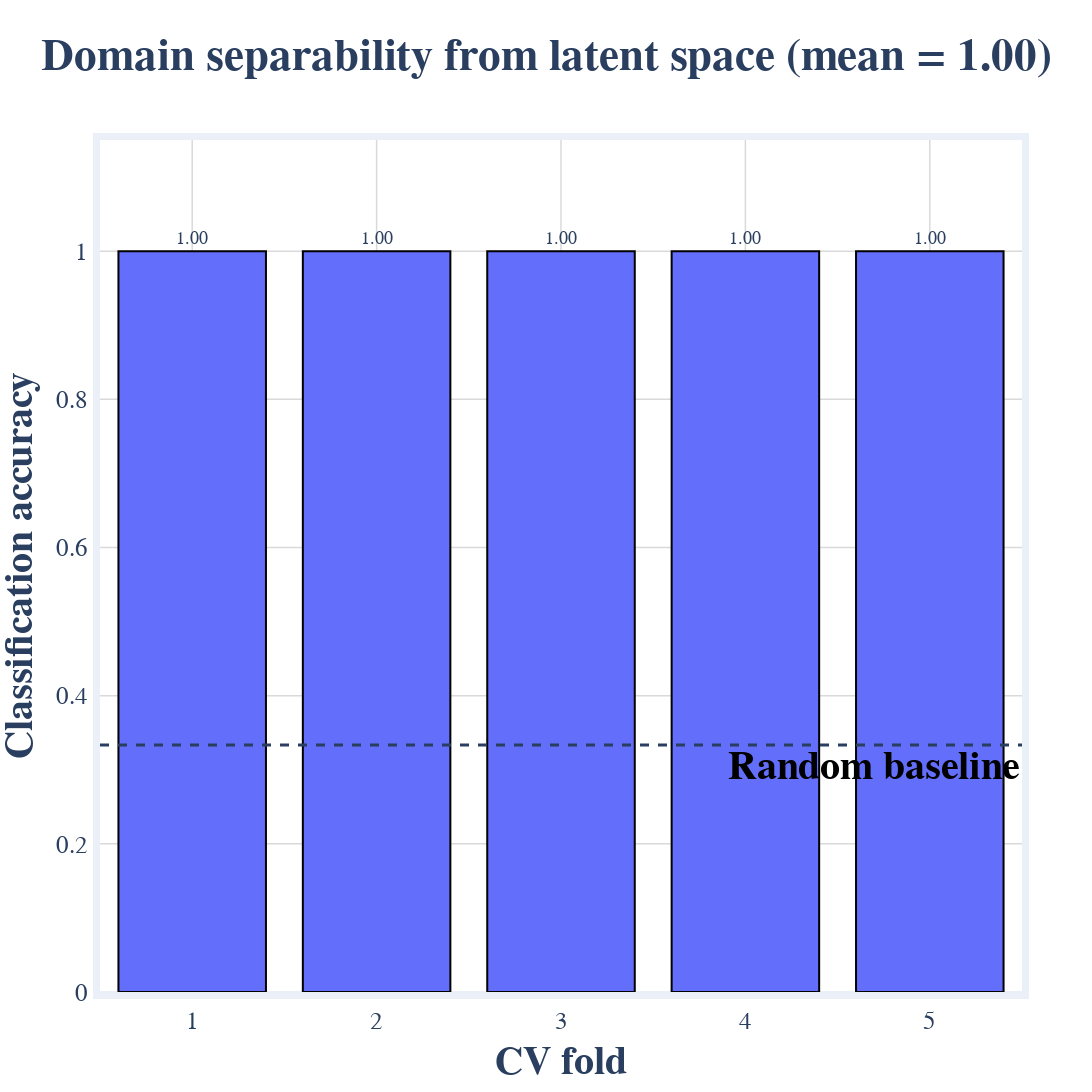
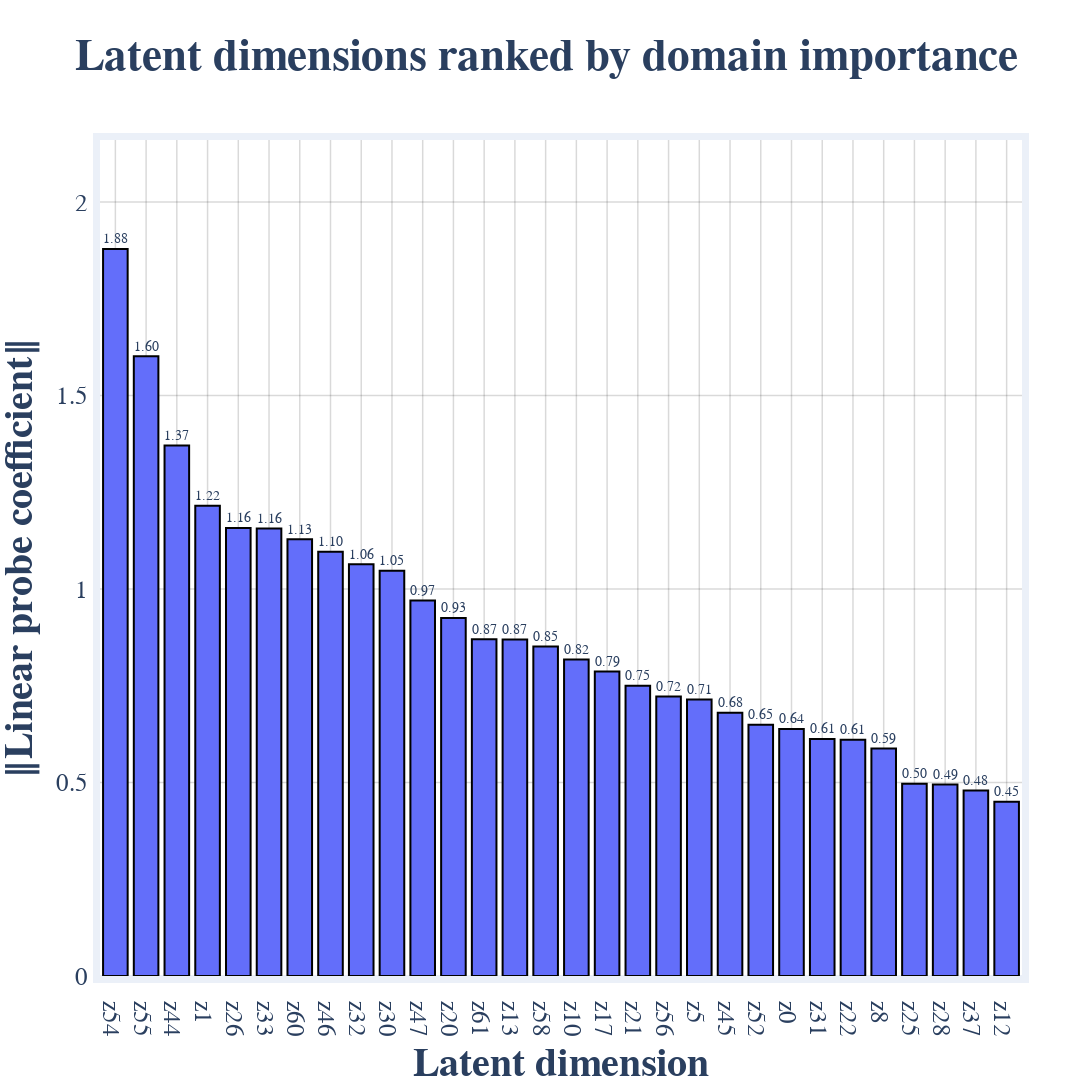
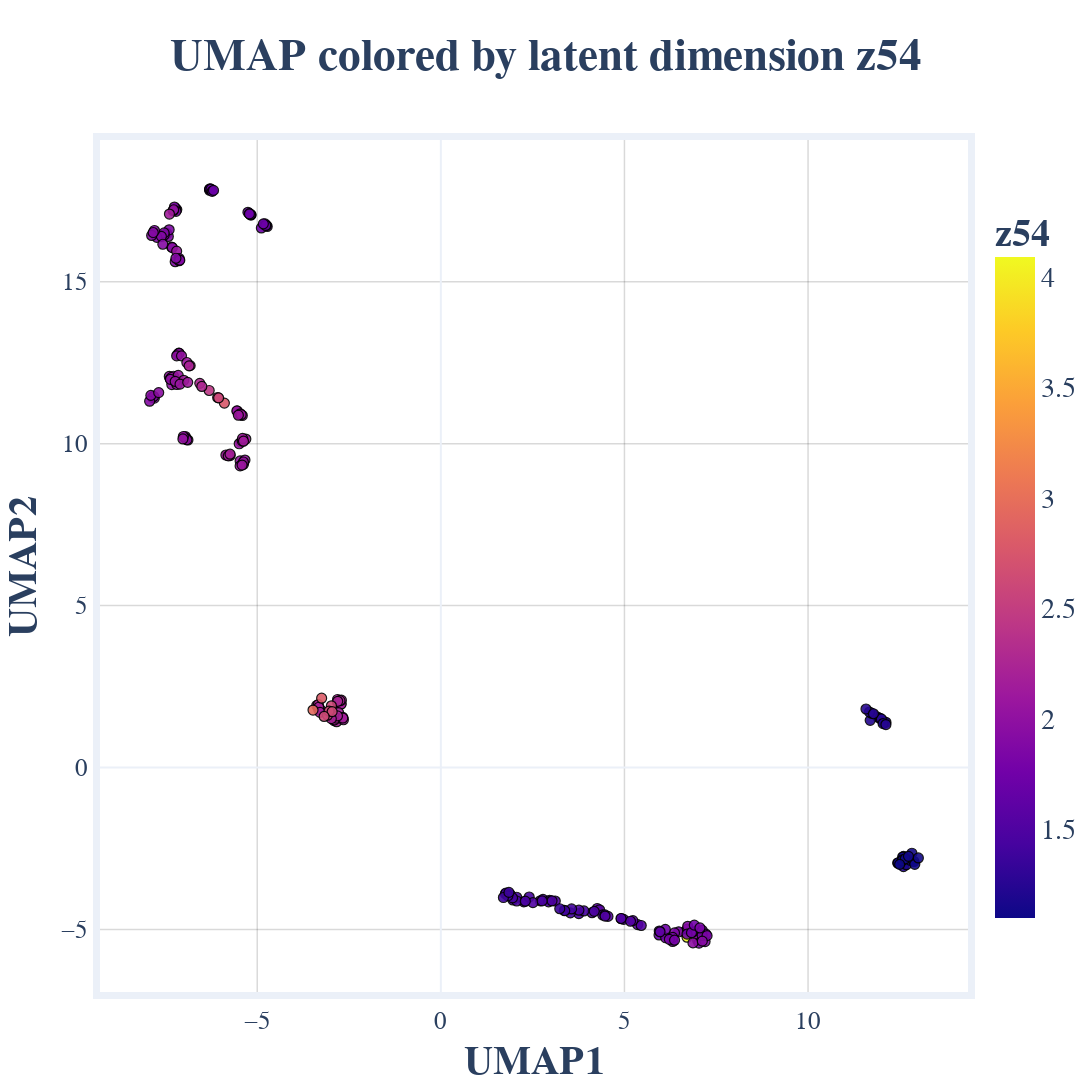
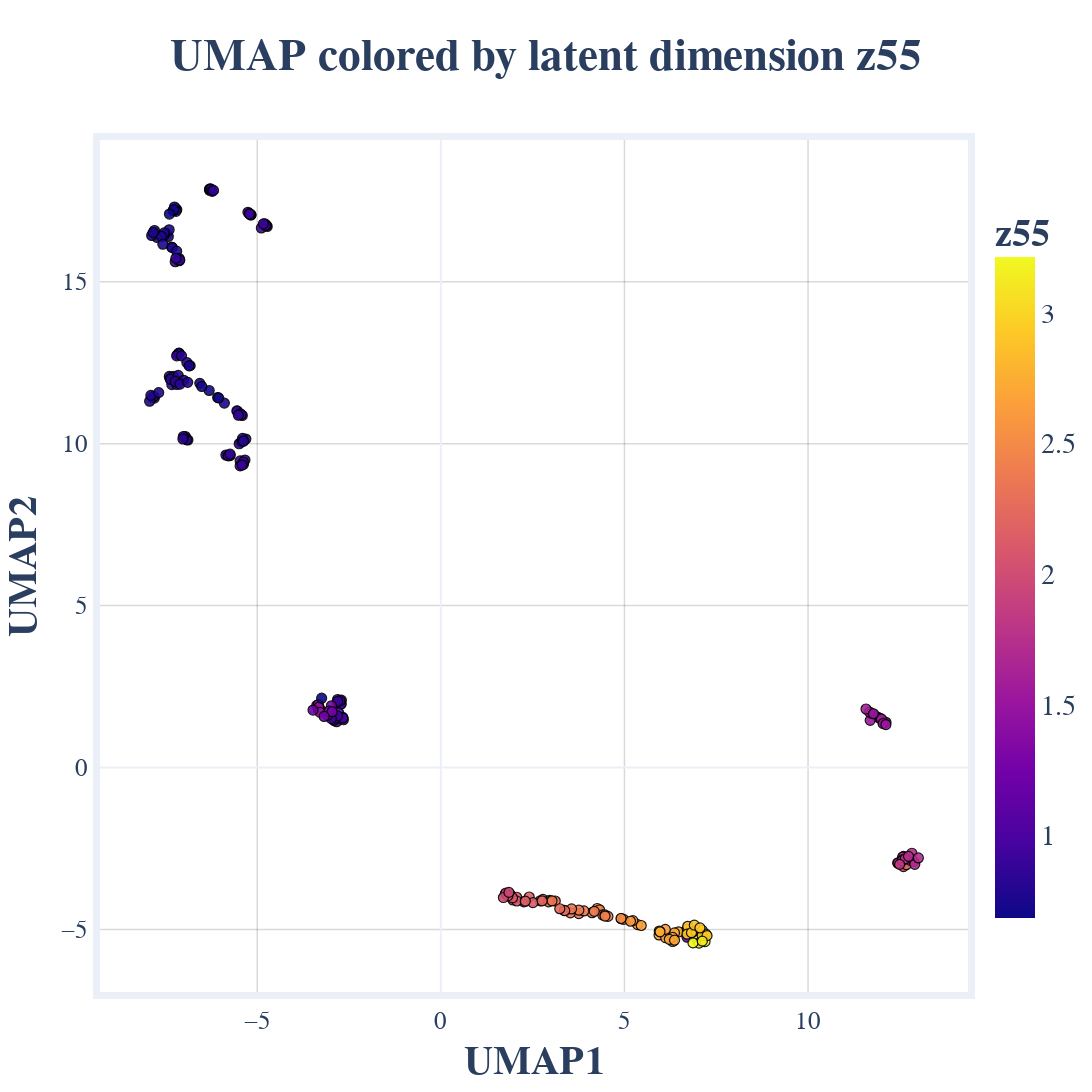

The code cell stored with these charts, in order, in its notebook:
### Code cell
# =============================================================================
# Domain Separability + Latent Dimension Importance
# =============================================================================

from __future__ import annotations

import os
import re
import warnings
import importlib.util
from pathlib import Path

import numpy as np
import pandas as pd
import plotly.express as px
import plotly.graph_objects as go
import plotly.io as pio

from sklearn.model_selection import StratifiedKFold
from sklearn.linear_model import LogisticRegression
from sklearn.preprocessing import LabelEncoder

warnings.filterwarnings("ignore")


# =========================================================
# RENDERER
# =========================================================
if os.environ.get("VSCODE_PID"):
    pio.renderers.default = "vscode"
else:
    # prefer notebook if available, otherwise browser
    pio.renderers.default = "notebook_connected" if "ipykernel" in globals() else "browser"

pio.templates.default = "plotly_white"


# =========================================================
# EXPORT DEPENDENCY CHECK
# =========================================================
if importlib.util.find_spec("kaleido") is None:
    raise RuntimeError("❌ Missing dependency: kaleido. Install with: pip install kaleido")


# =========================================================
# PATHS
# =========================================================
PAPER_OUT = Path("models_disentangled/diagnostics/paperA_latent_transfer")

LATENT_Z = PAPER_OUT / "latents_z.npy"
DF_ALL = PAPER_OUT / "unified_dataframe.csv"
UMAP_COORDS = PAPER_OUT / "umap_2d_coords.csv"

for p in (LATENT_Z, DF_ALL, UMAP_COORDS):
    if not p.exists():
        raise FileNotFoundError(f"❌ Missing required file: {p.resolve()}")


# =========================================================
# LOAD DATA
# =========================================================
z = np.load(LATENT_Z)
df_all = pd.read_csv(DF_ALL)
umap_df = pd.read_csv(UMAP_COORDS)

if len(z) != len(df_all) or len(df_all) != len(umap_df):
    raise ValueError(
        f"❌ Length mismatch: latents={len(z)}, df_all={len(df_all)}, umap_df={len(umap_df)}"
    )


# =========================================================
# STYLE CONSTANTS
# =========================================================
FONT_FAMILY_BOLD = "Arial Black"
FONT_FAMILY_BODY = "Arial"

TITLE_SIZE = 45
AXIS_TITLE_SIZE = 40
TICK_SIZE = 25

LEGEND_SIZE = 40
LEGEND_TITLE_SIZE = 45

AXIS_LINE_WIDTH = 7
MARKER_SIZE = 10
MARKER_LINE_WIDTH = 1.5
LINE_WIDTH = 7

BAR_EDGE_WIDTH = 2
GRID_WIDTH = 1.5

COLORBAR_TITLE_SIZE = 38
COLORBAR_TICK_SIZE = 28
COLORBAR_THICKNESS = 40


# =========================================================
# EXPORT SETTINGS
# =========================================================
PRINT_INCHES_W = 10.0
TARGET_DPI = 180

EXPORT_WIDTH_PX = int(TARGET_DPI * PRINT_INCHES_W)
EXPORT_HEIGHT_PX = int(EXPORT_WIDTH_PX * 0.75)
EXPORT_SCALE = 1


# =========================================================
# HELPERS
# =========================================================
def sanitize(s: str) -> str:
    return re.sub(r"[^A-Za-z0-9]+", "_", str(s)).strip("_")


def _bold(s: str) -> str:
    return f"<b>{s}</b>"


def safe_unlink(path: Path) -> None:
    """Delete a file if it exists; raise a clear error if it cannot be overwritten."""
    if path.exists():
        try:
            path.unlink()
        except PermissionError as e:
            raise RuntimeError(f"❌ Cannot overwrite file (is it open?): {path}") from e


def export_plotly(fig: go.Figure, outdir: Path, stem: str, show: bool = True):
    outdir.mkdir(parents=True, exist_ok=True)
    png = outdir / f"{sanitize(stem)}.png"
    html = outdir / f"{sanitize(stem)}.html"

    safe_unlink(png)
    safe_unlink(html)

    fig.update_layout(
        width=EXPORT_WIDTH_PX,
        height=EXPORT_HEIGHT_PX,
        xaxis=dict(automargin=True),
        yaxis=dict(automargin=True),
    )

    if show:
        fig.show()

    fig.write_html(str(html))
    fig.write_image(str(png), scale=EXPORT_SCALE)
    print("💾 Saved:", png.name)


def style_sup_2d(fig, title, x_title=None, y_title=None):
    fig.update_layout(
        title=dict(
            text=_bold(title),
            x=0.5,
            font=dict(family=FONT_FAMILY_BOLD, size=TITLE_SIZE),
        ),
        font=dict(family=FONT_FAMILY_BODY),
        margin=dict(l=100, r=70, t=140, b=100),
        legend=dict(
            font=dict(family=FONT_FAMILY_BODY, size=LEGEND_SIZE),
            title=dict(font=dict(family=FONT_FAMILY_BOLD, size=LEGEND_TITLE_SIZE)),
            itemsizing="constant",
            borderwidth=1,
        ),
    )

    fig.update_xaxes(
        title=dict(
            text=_bold(x_title) if x_title else None,
            font=dict(family=FONT_FAMILY_BOLD, size=AXIS_TITLE_SIZE),
        ),
        tickfont=dict(family=FONT_FAMILY_BOLD, size=TICK_SIZE),
        showline=True,
        linewidth=AXIS_LINE_WIDTH,
        mirror=True,
        showgrid=True,
        gridwidth=GRID_WIDTH,
        gridcolor="rgba(0,0,0,0.15)",
    )

    fig.update_yaxes(
        title=dict(
            text=_bold(y_title) if y_title else None,
            font=dict(family=FONT_FAMILY_BOLD, size=AXIS_TITLE_SIZE),
        ),
        tickfont=dict(family=FONT_FAMILY_BOLD, size=TICK_SIZE),
        showline=True,
        linewidth=AXIS_LINE_WIDTH,
        mirror=True,
        showgrid=True,
        gridwidth=GRID_WIDTH,
        gridcolor="rgba(0,0,0,0.15)",
    )

    return fig


def apply_colorbar_style(fig: go.Figure, title: str):
    """Uniform bold + large colorbar styling."""
    fig.update_layout(
        coloraxis_colorbar=dict(
            title=dict(
                text=_bold(title),
                font=dict(family=FONT_FAMILY_BOLD, size=COLORBAR_TITLE_SIZE),
            ),
            tickfont=dict(family=FONT_FAMILY_BOLD, size=COLORBAR_TICK_SIZE),
            thickness=COLORBAR_THICKNESS,
            len=0.85,
        )
    )
    return fig


# =========================================================
# A) DOMAIN SEPARABILITY (LINEAR PROBE)
# =========================================================
domains = df_all["domain"].astype(str).values
le = LabelEncoder()
y_dom = le.fit_transform(domains)
domain_names = list(le.classes_)

clf = LogisticRegression(
    penalty="l2",
    solver="lbfgs",
    max_iter=500,
    multi_class="auto",
)

cv = StratifiedKFold(n_splits=5, shuffle=True, random_state=42)
accs = []

for tr, te in cv.split(z, y_dom):
    clf.fit(z[tr], y_dom[tr])
    accs.append(clf.score(z[te], y_dom[te]))

accs = np.asarray(accs)
mean_acc = float(accs.mean())

sep_df = pd.DataFrame({
    "fold": np.arange(1, len(accs) + 1),
    "accuracy": accs
})

fig = px.bar(sep_df, x="fold", y="accuracy")

fig.update_traces(
    marker=dict(line=dict(width=BAR_EDGE_WIDTH, color="black")),
    text=sep_df["accuracy"].map(lambda x: f"{x:.2f}"),
    textposition="outside",
    textfont=dict(family=FONT_FAMILY_BOLD, size=18),
    cliponaxis=False,
)

fig.update_yaxes(range=[0, sep_df["accuracy"].max() * 1.15])

fig.add_hline(
    y=1.0 / len(domain_names),
    line_dash="dash",
    line_width=3,
    annotation_text=_bold("Random baseline"),
    annotation_position="bottom right",
    annotation_font=dict(
        family=FONT_FAMILY_BOLD,
        size=40,
        color="black",
    ),
)

fig = style_sup_2d(
    fig,
    title=f"Domain separability from latent space (mean = {mean_acc:.2f})",
    x_title="CV fold",
    y_title="Classification accuracy",
)

export_plotly(fig, PAPER_OUT, "FigA_S1_domain_separability_accuracy")


# =========================================================
# B) LATENT DIMENSION IMPORTANCE
# =========================================================
clf.fit(z, y_dom)
coef = clf.coef_
latent_importance = np.linalg.norm(coef, axis=0)

imp_df = pd.DataFrame({
    "latent_dim": [f"z{k}" for k in range(len(latent_importance))],
    "importance": latent_importance,
}).sort_values("importance", ascending=False)

imp_df.to_csv(PAPER_OUT / "PaperA_latent_dimension_importance.csv", index=False)

top_imp = imp_df.head(30)

fig = px.bar(top_imp, x="latent_dim", y="importance")

fig.update_traces(
    marker=dict(line=dict(width=BAR_EDGE_WIDTH, color="black")),
    text=top_imp["importance"].map(lambda x: f"{x:.2f}"),
    textposition="outside",
    textfont=dict(family=FONT_FAMILY_BOLD, size=16),
    cliponaxis=False,
)

fig.update_yaxes(range=[0, top_imp["importance"].max() * 1.15])

fig = style_sup_2d(
    fig,
    title="Latent dimensions ranked by domain importance",
    x_title="Latent dimension",
    y_title="‖Linear probe coefficient‖",
)

export_plotly(fig, PAPER_OUT, "FigA_S2_latent_dimension_importance")


# =========================================================
# C) MAP MOST DOMAIN-INFORMATIVE LATENT DIMS ONTO UMAP
# =========================================================
top_dims = top_imp["latent_dim"].iloc[:3]
top_idx = [int(d[1:]) for d in top_dims]

for k in top_idx:
    tmp = umap_df.copy()
    tmp["domain"] = df_all["domain"].astype(str).values
    tmp[f"z{k}"] = z[:, k]

    fig = px.scatter(
        tmp,
        x="UMAP1",
        y="UMAP2",
        color=f"z{k}",
        hover_data=["domain"],
        opacity=0.9,
    )

    fig.update_traces(
        marker=dict(size=MARKER_SIZE, line=dict(width=1.2, color="black"))
    )

    fig = style_sup_2d(
        fig,
        title=f"UMAP colored by latent dimension z{k}",
        x_title="UMAP1",
        y_title="UMAP2",
    )

    fig = apply_colorbar_style(fig, title=f"z{k}")

    export_plotly(fig, PAPER_OUT, f"FigA_S3_umap_colored_by_z{k}")


# =========================================================
# DONE
# =========================================================
print("\n✅ Supplementary analyses complete.")
print("📁 Outputs in:", PAPER_OUT.resolve())
print("🖼️ Export size:", EXPORT_WIDTH_PX, "×", EXPORT_HEIGHT_PX)

### Figure 1 — Plotly figure (JSON) as saved in the notebook; plotly's stock layout.template omitted (floating-point values rounded to 4 significant figures)
{"data": [{"cliponaxis": false, "hovertemplate": "fold=%{x}<br>accuracy=%{y}<extra></extra>", "legendgroup": "", "marker": {"color": "#636efa", "line": {"color": "black", "width": 2}, "pattern": {"shape": ""}}, "name": "", "orientation": "v", "showlegend": false, "text": ["1.00", "1.00", "1.00", "1.00", "1.00"], "textfont": {"family": "Arial Black", "size": 18}, "textposition": "outside", "type": "bar", "x": [1, 2, 3, 4, 5], "xaxis": "x", "y": [1.0, 1.0, 1.0, 1.0, 1.0], "yaxis": "y"}], "layout": {"annotations": [{"font": {"color": "black", "family": "Arial Black", "size": 40}, "showarrow": false, "text": "<b>Random baseline</b>", "x": 1, "xanchor": "right", "xref": "x domain", "y": 0.3333, "yanchor": "top", "yref": "y"}], "barmode": "relative", "font": {"family": "Arial"}, "height": 1350, "legend": {"borderwidth": 1, "font": {"family": "Arial", "size": 40}, "itemsizing": "constant", "title": {"font": {"family": "Arial Black", "size": 45}}, "tracegroupgap": 0}, "margin": {"b": 100, "l": 100, "r": 70, "t": 140}, "shapes": [{"line": {"dash": "dash", "width": 3}, "type": "line", "x0": 0, "x1": 1, "xref": "x domain", "y0": 0.3333, "y1": 0.3333, "yref": "y"}], "title": {"font": {"family": "Arial Black", "size": 45}, "text": "<b>Domain separability from latent space (mean = 1.00)</b>", "x": 0.5}, "width": 1800, "xaxis": {"anchor": "y", "automargin": true, "domain": [0, 1], "gridcolor": "rgba(0,0,0,0.15)", "gridwidth": 1.5, "linewidth": 7, "mirror": true, "showgrid": true, "showline": true, "tickfont": {"family": "Arial Black", "size": 25}, "title": {"font": {"family": "Arial Black", "size": 40}, "text": "<b>CV fold</b>"}}, "yaxis": {"anchor": "x", "automargin": true, "domain": [0, 1], "gridcolor": "rgba(0,0,0,0.15)", "gridwidth": 1.5, "linewidth": 7, "mirror": true, "range": [0, 1.15], "showgrid": true, "showline": true, "tickfont": {"family": "Arial Black", "size": 25}, "title": {"font": {"family": "Arial Black", "size": 40}, "text": "<b>Classification accuracy</b>"}}}}

### Figure 2 — Plotly figure (JSON) as saved in the notebook; plotly's stock layout.template omitted (floating-point values rounded to 4 significant figures)
{"data": [{"cliponaxis": false, "hovertemplate": "latent_dim=%{x}<br>importance=%{y}<extra></extra>", "legendgroup": "", "marker": {"color": "#636efa", "line": {"color": "black", "width": 2}, "pattern": {"shape": ""}}, "name": "", "orientation": "v", "showlegend": false, "text": ["1.88", "1.60", "1.37", "1.22", "1.16", "1.16", "1.13", "1.10", "1.06", "1.05", "0.97", "0.93", "0.87", "0.87", "0.85", "0.82", "0.79", "0.75", "0.72", "0.71", "0.68", "0.65", "0.64", "0.61", "0.61", "0.59", "0.50", "0.49", "0.48", "0.45"], "textfont": {"family": "Arial Black", "size": 16}, "textposition": "outside", "type": "bar", "x": ["z54", "z55", "z44", "z1", "z26", "z33", "z60", "z46", "z32", "z30", "z47", "z20", "z61", "z13", "z58", "z10", "z17", "z21", "z56", "z5", "z45", "z52", "z0", "z31", "z22", "z8", "z25", "z28", "z37", "z12"], "xaxis": "x", "y": [1.879, 1.602, 1.371, 1.215, 1.158, 1.157, 1.129, 1.096, 1.064, 1.047, 0.9707, 0.925, 0.8705, 0.8699, 0.8514, 0.8182, 0.7871, 0.7502, 0.7221, 0.7143, 0.6807, 0.6494, 0.638, 0.6123, 0.6107, 0.5882, 0.4969, 0.4949, 0.4791, 0.4506], "yaxis": "y"}], "layout": {"barmode": "relative", "font": {"family": "Arial"}, "height": 1350, "legend": {"borderwidth": 1, "font": {"family": "Arial", "size": 40}, "itemsizing": "constant", "title": {"font": {"family": "Arial Black", "size": 45}}, "tracegroupgap": 0}, "margin": {"b": 100, "l": 100, "r": 70, "t": 140}, "title": {"font": {"family": "Arial Black", "size": 45}, "text": "<b>Latent dimensions ranked by domain importance</b>", "x": 0.5}, "width": 1800, "xaxis": {"anchor": "y", "automargin": true, "domain": [0, 1], "gridcolor": "rgba(0,0,0,0.15)", "gridwidth": 1.5, "linewidth": 7, "mirror": true, "showgrid": true, "showline": true, "tickfont": {"family": "Arial Black", "size": 25}, "title": {"font": {"family": "Arial Black", "size": 40}, "text": "<b>Latent dimension</b>"}}, "yaxis": {"anchor": "x", "automargin": true, "domain": [0, 1], "gridcolor": "rgba(0,0,0,0.15)", "gridwidth": 1.5, "linewidth": 7, "mirror": true, "range": [0, 2.161], "showgrid": true, "showline": true, "tickfont": {"family": "Arial Black", "size": 25}, "title": {"font": {"family": "Arial Black", "size": 40}, "text": "<b>‖Linear probe coefficient‖</b>"}}}}

### Figure 3 — Plotly figure (JSON) as saved in the notebook; plotly's stock layout.template omitted (floating-point values rounded to 4 significant figures; data arrays with more than 128 entries replaced by an {"elided": "..."} marker saying what was removed)
{"data": [{"customdata": {"elided": "242x1 str values"}, "hovertemplate": "UMAP1=%{x}<br>UMAP2=%{y}<br>domain=%{customdata[0]}<br>z54=%{marker.color}<extra></extra>", "legendgroup": "", "marker": {"color": {"elided": "242 float values"}, "coloraxis": "coloraxis", "line": {"color": "black", "width": 1.2}, "opacity": 0.9, "size": 10, "symbol": "circle"}, "mode": "markers", "name": "", "orientation": "v", "showlegend": false, "type": "scatter", "x": {"elided": "242 float values"}, "xaxis": "x", "y": {"elided": "242 float values"}, "yaxis": "y"}], "layout": {"coloraxis": {"colorbar": {"len": 0.85, "thickness": 40, "tickfont": {"family": "Arial Black", "size": 28}, "title": {"font": {"family": "Arial Black", "size": 38}, "text": "<b>z54</b>"}}, "colorscale": [[0, "#0d0887"], [0.1111, "#46039f"], [0.2222, "#7201a8"], [0.3333, "#9c179e"], [0.4444, "#bd3786"], [0.5556, "#d8576b"], [0.6667, "#ed7953"], [0.7778, "#fb9f3a"], [0.8889, "#fdca26"], [1, "#f0f921"]]}, "font": {"family": "Arial"}, "height": 1350, "legend": {"borderwidth": 1, "font": {"family": "Arial", "size": 40}, "itemsizing": "constant", "title": {"font": {"family": "Arial Black", "size": 45}}, "tracegroupgap": 0}, "margin": {"b": 100, "l": 100, "r": 70, "t": 140}, "title": {"font": {"family": "Arial Black", "size": 45}, "text": "<b>UMAP colored by latent dimension z54</b>", "x": 0.5}, "width": 1800, "xaxis": {"anchor": "y", "automargin": true, "domain": [0, 1], "gridcolor": "rgba(0,0,0,0.15)", "gridwidth": 1.5, "linewidth": 7, "mirror": true, "showgrid": true, "showline": true, "tickfont": {"family": "Arial Black", "size": 25}, "title": {"font": {"family": "Arial Black", "size": 40}, "text": "<b>UMAP1</b>"}}, "yaxis": {"anchor": "x", "automargin": true, "domain": [0, 1], "gridcolor": "rgba(0,0,0,0.15)", "gridwidth": 1.5, "linewidth": 7, "mirror": true, "showgrid": true, "showline": true, "tickfont": {"family": "Arial Black", "size": 25}, "title": {"font": {"family": "Arial Black", "size": 40}, "text": "<b>UMAP2</b>"}}}}

### Figure 4 — Plotly figure (JSON) as saved in the notebook; plotly's stock layout.template omitted (floating-point values rounded to 4 significant figures; data arrays with more than 128 entries replaced by an {"elided": "..."} marker saying what was removed)
{"data": [{"customdata": {"elided": "242x1 str values"}, "hovertemplate": "UMAP1=%{x}<br>UMAP2=%{y}<br>domain=%{customdata[0]}<br>z55=%{marker.color}<extra></extra>", "legendgroup": "", "marker": {"color": {"elided": "242 float values"}, "coloraxis": "coloraxis", "line": {"color": "black", "width": 1.2}, "opacity": 0.9, "size": 10, "symbol": "circle"}, "mode": "markers", "name": "", "orientation": "v", "showlegend": false, "type": "scatter", "x": {"elided": "242 float values"}, "xaxis": "x", "y": {"elided": "242 float values"}, "yaxis": "y"}], "layout": {"coloraxis": {"colorbar": {"len": 0.85, "thickness": 40, "tickfont": {"family": "Arial Black", "size": 28}, "title": {"font": {"family": "Arial Black", "size": 38}, "text": "<b>z55</b>"}}, "colorscale": [[0, "#0d0887"], [0.1111, "#46039f"], [0.2222, "#7201a8"], [0.3333, "#9c179e"], [0.4444, "#bd3786"], [0.5556, "#d8576b"], [0.6667, "#ed7953"], [0.7778, "#fb9f3a"], [0.8889, "#fdca26"], [1, "#f0f921"]]}, "font": {"family": "Arial"}, "height": 1350, "legend": {"borderwidth": 1, "font": {"family": "Arial", "size": 40}, "itemsizing": "constant", "title": {"font": {"family": "Arial Black", "size": 45}}, "tracegroupgap": 0}, "margin": {"b": 100, "l": 100, "r": 70, "t": 140}, "title": {"font": {"family": "Arial Black", "size": 45}, "text": "<b>UMAP colored by latent dimension z55</b>", "x": 0.5}, "width": 1800, "xaxis": {"anchor": "y", "automargin": true, "domain": [0, 1], "gridcolor": "rgba(0,0,0,0.15)", "gridwidth": 1.5, "linewidth": 7, "mirror": true, "showgrid": true, "showline": true, "tickfont": {"family": "Arial Black", "size": 25}, "title": {"font": {"family": "Arial Black", "size": 40}, "text": "<b>UMAP1</b>"}}, "yaxis": {"anchor": "x", "automargin": true, "domain": [0, 1], "gridcolor": "rgba(0,0,0,0.15)", "gridwidth": 1.5, "linewidth": 7, "mirror": true, "showgrid": true, "showline": true, "tickfont": {"family": "Arial Black", "size": 25}, "title": {"font": {"family": "Arial Black", "size": 40}, "text": "<b>UMAP2</b>"}}}}
